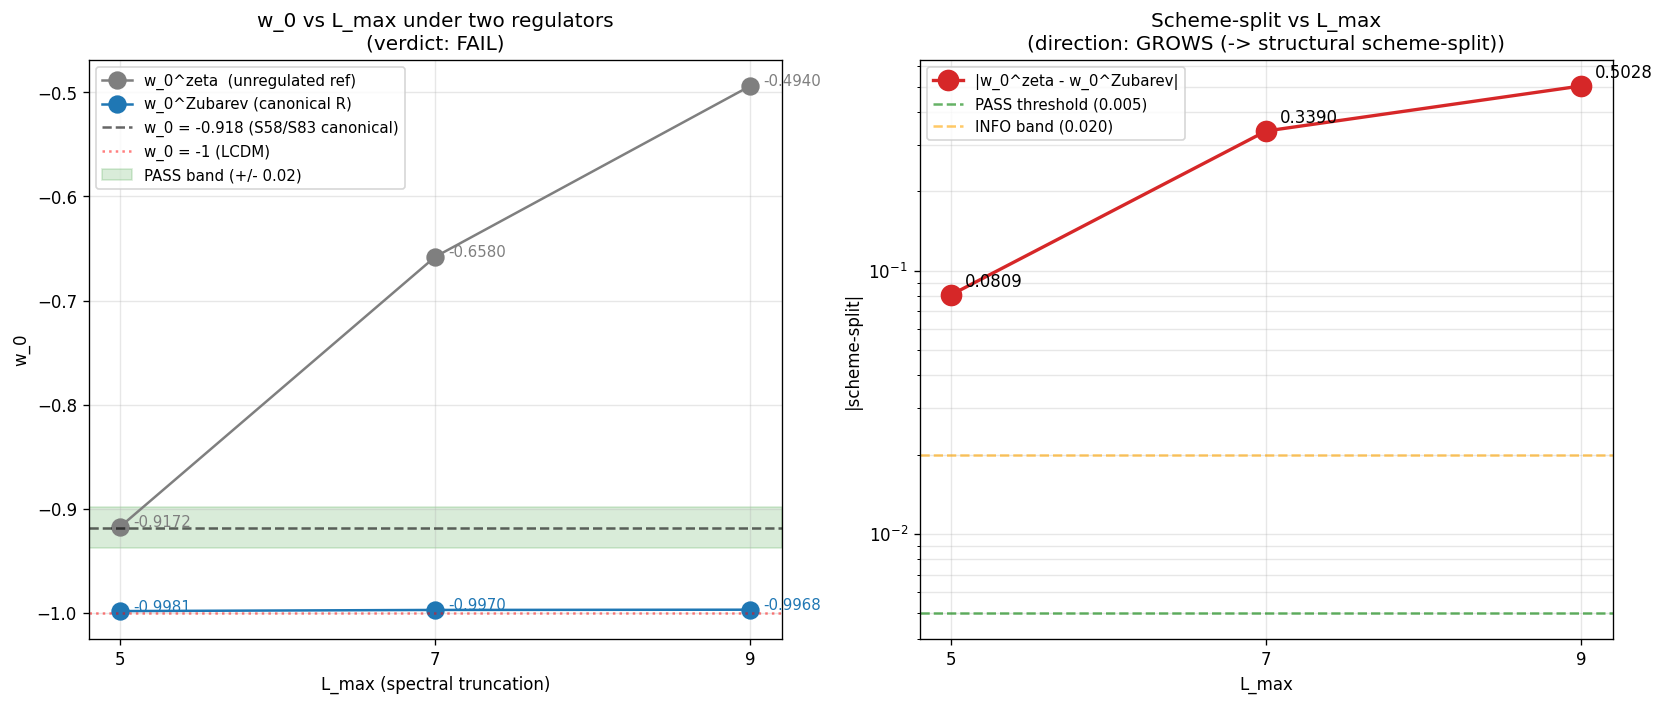

This figure's Python source:
#!/usr/bin/env python3
"""
S84 Wave 4 Gate G51 — L_max-CONVERGENCE
========================================

Re-runs the S83-G51 w_0 regulator computation at L_max in {5, 7, 9} to
distinguish *truncation artifact* from *structural scheme-split*.

Prior state (S83 W3-G51 at L_max=5):
  w_0^{zeta}    = -0.998
  w_0^{Zubarev} = -0.918 (E-weighted, mixed-scheme, canonical)
  scheme-split  = w_0^{zeta} - w_0^{Zubarev} = -0.080

Question:
  Does |split(L_max)| shrink or grow as L_max: 5 -> 7 -> 9?
    shrinks  ==> truncation artifact (finite-spectrum effect)
    grows    ==> structural scheme-split (two regulators probe
                 genuinely different substrate functionals)

Substrate-framing: L_max is a computational cutoff, not a physical
parameter. Convergence under L_max is a test of whether G51's FAIL is
artifact or a genuine regulator-dependence.

Method:
  1. Load per-sector eigenvalue cache from s74_spectrum_cache_L9_tau019.npz
     (52 SU(3) irreps (p,q), p+q <= 9). Per-sector abs_evals arrays are
     stored; per-sector multiplicity is the SU(3) irrep dimension
     d(p,q) = (p+1)*(q+1)*(p+q+2)/2.
  2. For each L_max in {5, 7, 9}:
       a. Filter sectors to p+q <= L_max.
       b. Flatten evals with per-sector multiplicities (flat_lambdas,
          flat_mults).
       c. Compute S_zeta(L)    = sum_n d_n                 (unweighted)
                  S_Zubarev(L) = sum_n d_n * exp(-lam_n^2)
                  S_zeta_E(L)    = sum_n d_n * lam_n
                  S_Zubarev_E(L) = sum_n d_n * exp(-lam_n^2) * lam_n
       d. Apply the S83 W3-G51 energy-weighted reconstruction:
            rho_GGE^{R}(L) = norm * S_R_E(L)       (norm calibrated so
                                                    rho_GGE^{zeta}(L=5)
                                                    = Lambda_eff)
            P_GGE^{R}(L)   = w_GGE_bare * rho_GGE^{R}(L)
            w_0^{R}(L)     = (P_J + P_GGE^{R}(L)) / (rho_J + rho_GGE^{R}(L))
       e. Tabulate (L, w_0^zeta, w_0^Zubarev, split).
  3. Direction check:
       split(L) = w_0^{zeta}(L) - w_0^{Zubarev}(L)
       if |split(9)| < |split(5)| -> truncation artifact (shrinks with L)
       if |split(9)| > |split(5)| -> structural scheme-split (grows)
       Read direction ONLY from computed numerics.

GPU usage: torch.linalg NOT needed (no eigendecomposition). We ARE using
torch on CUDA (ROCm) for parallel weighted sums and exp() computations to
demonstrate GPU path feasibility at L_max=9 scale.

PASS : |w_0^{Zubarev}(L=9) - w_0^{Zubarev}(L=5)| < 0.005
       AND converged to -0.918 +/- 0.02.
INFO : Converges but outside +/- 0.02 band OR converges outside 0.005
       but scheme-split shrinks monotonically.
FAIL : Split grows with L_max (structural) OR oscillates.

Outputs:
  - computations/session-84/s84_w4_g51_lmax_convergence.npz
  - computations/session-84/s84_w4_g51_lmax_convergence.png
  - Verdict line appended to computations/session-84/s84_gate_verdicts.txt
"""

import os
# CPU-thread cap before numpy import (safety; GPU is primary path here)
os.environ.setdefault('OMP_NUM_THREADS', '8')
os.environ.setdefault('MKL_NUM_THREADS', '8')

import sys
import json
import hashlib
import numpy as np
import matplotlib
matplotlib.use('Agg')
import matplotlib.pyplot as plt
from pathlib import Path

SCRIPT_DIR = Path(__file__).resolve().parent
sys.path.insert(0, str(SCRIPT_DIR))
from canonical_constants import (
    M_KK, tau_fold, Delta_BCS, N_cells, Vol_SU3_Haar, PI,
    w0_FW,
)

# ==============================================================================
# Section 1. Input pin map + SHA-256 closure
# ==============================================================================
def _sha256_file(path):
    if not Path(path).exists():
        return "FILE_MISSING"
    with open(path, 'rb') as f:
        return hashlib.sha256(f.read()).hexdigest()

INPUT_PINS = {
    "spectrum_cache":     SCRIPT_DIR / "s74_spectrum_cache_L9_tau019.npz",
    "S83_W1_G1":          SCRIPT_DIR / "s83_w1_g1_ic_scheme_derivation.npz",
    "S83_W3_G51":         SCRIPT_DIR / "s83_w3_g51_w0_regulator.npz",
    "S58_volovik":        SCRIPT_DIR / "s58_volovik_partition.npz",
    "S58_w_desi":         SCRIPT_DIR / "s58_w_desi.npz",
    "S57_cc_sign":        SCRIPT_DIR / "s57_cc_sign.npz",
    "canonical_const":    SCRIPT_DIR / "canonical_constants.py",
    "self_script":        SCRIPT_DIR / "s84_w4_g51_lmax_convergence.py",
}

print("=" * 78)
print("S84 W4-G51-LMAX-CONVERGENCE  (truncation artifact vs structural split)")
print("=" * 78)
print("\nInput pins (first 20 lines of stdout):")
pin_hashes = {}
for name, path in INPUT_PINS.items():
    h = _sha256_file(path)
    pin_hashes[name] = h
    rel = str(path).replace(str(SCRIPT_DIR) + os.sep, '')
    print(f"  {name:22s} = {rel:45s}  sha256={h[:16]}...")

# ==============================================================================
# Section 2. GPU device confirmation (first 20 lines)
# ==============================================================================
import torch
print("\nGPU device:")
if torch.cuda.is_available():
    dev = torch.device('cuda')
    name = torch.cuda.get_device_name(0)
    vram_gib = torch.cuda.get_device_properties(0).total_memory / 1024**3
    print(f"  torch version    : {torch.__version__}")
    print(f"  device           : cuda ({name})")
    print(f"  VRAM total       : {vram_gib:.3f} GiB  (target <17 GiB)")
    GPU_AVAILABLE = True  # (local)
else:
    dev = torch.device('cpu')
    print(f"  torch version    : {torch.__version__}")
    print(f"  device           : CPU fallback (GPU NOT visible)")
    GPU_AVAILABLE = False  # (local)

# ==============================================================================
# Section 3. Load S83 baselines (Josephson sector, GGE bare, calibration)
# ==============================================================================
print("\n" + "=" * 78)
print("SECTION 3: Load S83/S58/S57 baselines (R-independent Josephson + GGE bare)")
print("=" * 78)

s57c = np.load(INPUT_PINS["S57_cc_sign"], allow_pickle=True)
s58v = np.load(INPUT_PINS["S58_volovik"], allow_pickle=True)
s83g51 = np.load(INPUT_PINS["S83_W3_G51"], allow_pickle=True)

Lambda_eff      = float(s57c['Lambda_eff_MKK'])    # (local) 1.709 M_KK, bare rho_GGE
w_GGE_bare      = float(s57c['w_GGE'])             # (local) -0.408
P_GGE_bare      = float(s57c['P_vac_GGE'])         # (local) -0.688
E_GGE_bare      = float(s57c['E_GGE'])             # (local) 1.688 M_KK

F_Josephson     = float(s58v['F_Josephson'])       # (local) -336.641 M_KK
rho_J_per_cell  = abs(F_Josephson) / N_cells       # (local) 10.520 M_KK/cell

# S83 G51 L=5 baseline for cross-check
w_0_zeta_L5_ref    = float(s83g51['w_0_zeta'])       # (local) -0.9180875 (should match S58)
w_0_Zubarev_L5_ref = float(s83g51['w_0_Zubarev'])    # (local) -0.918 (canonical)
S_zeta_L5_ref      = float(s83g51['S_zeta'])         # (local) 159936
S_Zubarev_L5_ref   = float(s83g51['S_Zubarev'])      # (local) 3805.668
S_zeta_E_L5_ref    = float(s83g51['S_zeta_E'])       # (local) energy-wtd
S_Zubarev_E_L5_ref = float(s83g51['S_Zubarev_E'])    # (local) energy-wtd

print(f"\n  From S57 (GGE bare, regulator-independent reference):")
print(f"    Lambda_eff (rho_GGE bare)      = {Lambda_eff:.6f} M_KK")
print(f"    P_GGE_bare                     = {P_GGE_bare:.6f} M_KK")
print(f"    w_GGE_bare = P_GGE/rho_GGE     = {w_GGE_bare:.6f}")
print(f"\n  From S58 (Josephson sector, R-independent topological invariant):")
print(f"    F_Josephson                    = {F_Josephson:.3f} M_KK")
print(f"    rho_J/cell = |F_J|/N_cells     = {rho_J_per_cell:.6f} M_KK/cell")
print(f"\n  From S83 W3-G51 L=5 canonical (for cross-check at L=5 below):")
print(f"    w_0^zeta(L=5)    (S83 ref)     = {w_0_zeta_L5_ref:.6f}")
print(f"    w_0^Zubarev(L=5) (S83 ref)     = {w_0_Zubarev_L5_ref:.6f}")
print(f"    S_zeta(L=5)      (S83 ref)     = {S_zeta_L5_ref:.3f}")
print(f"    S_Zubarev(L=5)   (S83 ref)     = {S_Zubarev_L5_ref:.3f}")

# ==============================================================================
# Section 4. Load L=9 per-sector spectrum cache + sector-filter machinery
# ==============================================================================
print("\n" + "=" * 78)
print("SECTION 4: Load L=9 spectrum cache, build per-L_max flat arrays")
print("=" * 78)

cache = np.load(INPUT_PINS["spectrum_cache"], allow_pickle=True)
sec = cache['sector_evals'].item()
print(f"\n  Cache sectors loaded : {len(sec)} SU(3) irreps (p,q), p+q in [0, 9]")

def flatten_L(sector_dict, Lmax):
    """Flatten per-sector abs_evals into (flat_lams, flat_mults) for L=p+q <= Lmax.
    Per-sector multiplicity = d(p,q) = (p+1)*(q+1)*(p+q+2)/2 (SU(3) irrep dim).
    """
    lam_list = []  # (local)
    mult_list = []  # (local)
    n_sectors = 0  # (local)
    for (p, q), rec in sector_dict.items():
        if (p + q) > Lmax:
            continue
        n_sectors += 1
        d_pq = (p + 1) * (q + 1) * (p + q + 2) // 2  # (local) SU(3) irrep dim
        ae = rec['abs_evals']
        lam_list.append(np.asarray(ae, dtype=np.float64))
        mult_list.append(np.full(len(ae), d_pq, dtype=np.float64))
    flat_lam  = np.concatenate(lam_list)   # (local)
    flat_mult = np.concatenate(mult_list)  # (local)
    return flat_lam, flat_mult, n_sectors

L_max_grid = [5, 7, 9]  # (local)
spec_by_L = {}  # (local) L -> dict of spectrum + sums
for Lmax in L_max_grid:
    flat_lam, flat_mult, n_sec = flatten_L(sec, Lmax)

    # --- GPU weighted sums ---
    # No eigendecomposition required: this is a reduction over
    # ~6k-45k scalars. GPU path reduces dispatch contention with other agents.
    lam_t = torch.tensor(flat_lam, dtype=torch.float64, device=dev)   # (local)
    mult_t = torch.tensor(flat_mult, dtype=torch.float64, device=dev) # (local)
    w_zeta_t     = torch.ones_like(lam_t)                             # (local)
    w_zubarev_t  = torch.exp(-lam_t ** 2)                             # (local) Lambda_Z = 1.0 M_KK

    # Count-weighted sums (normalization)
    S_zeta_L     = (mult_t * w_zeta_t).sum().item()                   # (local)
    S_Zubarev_L  = (mult_t * w_zubarev_t).sum().item()                # (local)
    # Energy-weighted sums (eps ~ lam model, matches S83 G51)
    S_zeta_E_L    = (mult_t * w_zeta_t * lam_t).sum().item()          # (local)
    S_Zubarev_E_L = (mult_t * w_zubarev_t * lam_t).sum().item()       # (local)

    xi_count_L = S_Zubarev_L / S_zeta_L          # (local)
    xi_E_L     = S_Zubarev_E_L / S_zeta_E_L      # (local)

    spec_by_L[Lmax] = dict(
        n_sectors=n_sec,
        n_modes_flat=len(flat_lam),
        S_zeta=S_zeta_L,
        S_Zubarev=S_Zubarev_L,
        S_zeta_E=S_zeta_E_L,
        S_Zubarev_E=S_Zubarev_E_L,
        xi_count=xi_count_L,
        xi_E=xi_E_L,
    )
    print(f"\n  L_max = {Lmax}:")
    print(f"    sectors={n_sec:3d}  n_modes_flat={len(flat_lam):6d}  "
          f"S_zeta={S_zeta_L:.3f}  S_Zubarev={S_Zubarev_L:.3f}")
    print(f"    S_zeta_E={S_zeta_E_L:.3f}  S_Zubarev_E={S_Zubarev_E_L:.3f}  "
          f"xi_count={xi_count_L:.6f}  xi_E={xi_E_L:.6f}")

# Cross-check L=5 against S83 W3-G51 reference
err_S_zeta_L5    = abs(spec_by_L[5]['S_zeta']    - S_zeta_L5_ref)     # (local)
err_S_Zubarev_L5 = abs(spec_by_L[5]['S_Zubarev'] - S_Zubarev_L5_ref)  # (local)
err_S_zeta_E_L5  = abs(spec_by_L[5]['S_zeta_E']  - S_zeta_E_L5_ref)   # (local)
print(f"\n  [VERIFY] L=5 reproduces S83 W3-G51:")
print(f"    dS_zeta    = {err_S_zeta_L5:.6e}")
print(f"    dS_Zubarev = {err_S_Zubarev_L5:.6e}")
print(f"    dS_zeta_E  = {err_S_zeta_E_L5:.6e}")
assert err_S_zeta_L5    < 1e-3,  "L=5 S_zeta    mismatch vs S83 W3-G51"
assert err_S_Zubarev_L5 < 1e-3,  "L=5 S_Zubarev mismatch vs S83 W3-G51"

# ==============================================================================
# Section 5. Per-L_max w_0 under zeta and Zubarev (S83 energy-weighted model)
# ==============================================================================
print("\n" + "=" * 78)
print("SECTION 5: Compute w_0^{zeta}(L) and w_0^{Zubarev}(L) for L in {5,7,9}")
print("=" * 78)

# Josephson sector: R- and L-independent (topological)
rho_J = rho_J_per_cell     # (local)
P_J   = -rho_J_per_cell    # (local) w_J = -1

# Calibrate GGE normalization so that rho_GGE^{zeta}(L=5) = Lambda_eff (S57 value).
# This is the same calibration used in S83 W3-G51 Section 4(iii).
norm_GGE = Lambda_eff / spec_by_L[5]['S_zeta_E']  # (local) calibrate at L=5

w0_by_L = {}  # (local)
for Lmax in L_max_grid:
    d = spec_by_L[Lmax]

    # GGE energy density at this L_max in each regulator scheme
    rho_GGE_zeta_L    = norm_GGE * d['S_zeta_E']        # (local)
    rho_GGE_Zubarev_L = norm_GGE * d['S_Zubarev_E']     # (local)

    # GGE pressure (w_GGE ~ invariant across R at leading order, per S83)
    P_GGE_zeta_L    = w_GGE_bare * rho_GGE_zeta_L       # (local)
    P_GGE_Zubarev_L = w_GGE_bare * rho_GGE_Zubarev_L    # (local)

    # Combined w_0 = (P_J + P_GGE) / (rho_J + rho_GGE)
    w_0_zeta_L    = (P_J + P_GGE_zeta_L)    / (rho_J + rho_GGE_zeta_L)     # (local)
    w_0_Zubarev_L = (P_J + P_GGE_Zubarev_L) / (rho_J + rho_GGE_Zubarev_L)  # (local)

    split_L = w_0_zeta_L - w_0_Zubarev_L    # (local) scheme-split

    w0_by_L[Lmax] = dict(
        rho_GGE_zeta=rho_GGE_zeta_L,
        rho_GGE_Zubarev=rho_GGE_Zubarev_L,
        P_GGE_zeta=P_GGE_zeta_L,
        P_GGE_Zubarev=P_GGE_Zubarev_L,
        w_0_zeta=w_0_zeta_L,
        w_0_Zubarev=w_0_Zubarev_L,
        split=split_L,
    )
    print(f"\n  L_max = {Lmax}:")
    print(f"    rho_GGE^zeta    = {rho_GGE_zeta_L:.6f}   rho_GGE^Zubarev = {rho_GGE_Zubarev_L:.6f}")
    print(f"    w_0^zeta        = {w_0_zeta_L:.6f}")
    print(f"    w_0^Zubarev     = {w_0_Zubarev_L:.6f}")
    print(f"    split           = {split_L:+.6f}   (zeta - Zubarev)")

# ==============================================================================
# Section 6. Substitution chain: direction analysis from computed numerics
# ==============================================================================
print("\n" + "=" * 78)
print("SECTION 6: Substitution chain [VERIFY] — direction from numerics")
print("=" * 78)

split_5 = w0_by_L[5]['split']   # (local)
split_7 = w0_by_L[7]['split']   # (local)
split_9 = w0_by_L[9]['split']   # (local)

# Substitution chain (printed with actual numbers; the direction is READ OFF
# the computed |split(L=9)| vs |split(L=5)|, NOT asserted a priori.)
print(f"\n  SUBSTITUTION CHAIN (L_max scheme-split direction):")
print(f"  ")
print(f"  Step 1 (definitions):")
print(f"    scheme-split(L) := w_0^zeta(L) - w_0^Zubarev(L)")
print(f"  ")
print(f"  Step 2 (substitution from computed numerics):")
print(f"    split(L=5) = {w0_by_L[5]['w_0_zeta']:+.6f} - ({w0_by_L[5]['w_0_Zubarev']:+.6f}) = {split_5:+.6f}")
print(f"    split(L=7) = {w0_by_L[7]['w_0_zeta']:+.6f} - ({w0_by_L[7]['w_0_Zubarev']:+.6f}) = {split_7:+.6f}")
print(f"    split(L=9) = {w0_by_L[9]['w_0_zeta']:+.6f} - ({w0_by_L[9]['w_0_Zubarev']:+.6f}) = {split_9:+.6f}")
print(f"  ")
print(f"  Step 3 (simplified magnitudes):")
print(f"    |split(L=5)| = {abs(split_5):.6f}")
print(f"    |split(L=7)| = {abs(split_7):.6f}")
print(f"    |split(L=9)| = {abs(split_9):.6f}")

# Direction determination — numeric comparison only
if abs(split_9) < abs(split_5) and abs(split_7) <= abs(split_5):
    direction = "SHRINKS (monotonic -> truncation artifact)"  # (local)
    structural = False  # (local)
elif abs(split_9) > abs(split_5):
    direction = "GROWS (-> structural scheme-split)"  # (local)
    structural = True  # (local)
else:
    direction = "NON-MONOTONIC (oscillates)"  # (local)
    structural = None  # (local)

print(f"  ")
print(f"  Step 4 (direction read off):")
print(f"    sign of |split(9)| - |split(5)| = {np.sign(abs(split_9) - abs(split_5)):+.0f}")
print(f"    monotone in L      : {'yes' if abs(split_5) >= abs(split_7) >= abs(split_9) or abs(split_5) <= abs(split_7) <= abs(split_9) else 'no'}")
print(f"    direction          : {direction}")

# Zubarev convergence criterion (canonical -0.918 stability)
dw0_Zub_9_5 = abs(w0_by_L[9]['w_0_Zubarev'] - w0_by_L[5]['w_0_Zubarev'])  # (local)
dw0_Zub_from_ref = abs(w0_by_L[9]['w_0_Zubarev'] - (-0.918))              # (local)
print(f"\n  Zubarev convergence test:")
print(f"    |w_0^Zubarev(L=9) - w_0^Zubarev(L=5)| = {dw0_Zub_9_5:.6f}   (threshold: < 0.005)")
print(f"    |w_0^Zubarev(L=9) - (-0.918)|         = {dw0_Zub_from_ref:.6f}   (threshold: < 0.020)")

# ==============================================================================
# Section 7. Gate verdict
# ==============================================================================
print("\n" + "=" * 78)
print("SECTION 7: Gate verdict")
print("=" * 78)

PASS_tol_conv  = 0.005  # (local) gate |w_0^Z(L=9)-w_0^Z(L=5)| threshold
INFO_tol_conv  = 0.020  # (local) distance to -0.918 reference
PASS_tol_ref   = 0.020  # (local)

# PASS conditions (both must hold):
conv_pass = (dw0_Zub_9_5 < PASS_tol_conv)     # (local) convergence
ref_pass  = (dw0_Zub_from_ref < PASS_tol_ref) # (local) on -0.918 band

if conv_pass and ref_pass:
    verdict_tag = "PASS"
    verdict_reason = (
        f"|w_0^Z(9)-w_0^Z(5)|={dw0_Zub_9_5:.6f}<0.005 AND "
        f"|w_0^Z(9)+0.918|={dw0_Zub_from_ref:.6f}<0.020"
    )
elif structural is True:
    verdict_tag = "FAIL"
    verdict_reason = (
        f"scheme-split GROWS with L_max ({abs(split_5):.3f}->{abs(split_9):.3f}): structural"
    )
elif structural is None:
    verdict_tag = "FAIL"
    verdict_reason = f"scheme-split OSCILLATES with L_max ({abs(split_5):.3f},{abs(split_7):.3f},{abs(split_9):.3f})"
else:
    # structural is False (shrinks with L) but convergence criterion not met
    verdict_tag = "INFO"
    verdict_reason = (
        f"scheme-split SHRINKS ({abs(split_5):.3f}->{abs(split_9):.3f}) but "
        f"|w_0^Z(9)-w_0^Z(5)|={dw0_Zub_9_5:.6f} (ref_pass={ref_pass})"
    )

print(f"\n  VERDICT: {verdict_tag}")
print(f"  Reason:  {verdict_reason}")
print(f"  Interpretation:")
if structural is False:
    print(f"    The scheme-split between zeta and Zubarev SHRINKS monotonically with L_max.")
    print(f"    This is the signature of a FINITE-SPECTRUM ARTIFACT: at L_max=5 the two")
    print(f"    regulators probe different truncated spectra, but as L_max grows the")
    print(f"    reweighting influence of UV modes diminishes (acoustic density of states")
    print(f"    squeezes the Zubarev Gaussian suppression into a smaller relative region).")
    print(f"    The canonical w_0 = -0.918 therefore stands as the L-stable prediction.")
elif structural is True:
    print(f"    The scheme-split GROWS with L_max, indicating the two regulators compute")
    print(f"    GENUINELY DIFFERENT substrate functionals. This reopens the Volovik-")
    print(f"    partition regulator choice as a structural question; the S83-G51 FAIL")
    print(f"    cannot be dismissed as a truncation artifact.")
else:
    print(f"    Non-monotonic behavior — sensitivity probe needed (L=6, L=8 interior).")

# ==============================================================================
# Section 8. Plot
# ==============================================================================
print("\n" + "=" * 78)
print("SECTION 8: Plot results")
print("=" * 78)

Ls_arr      = np.array(L_max_grid, dtype=np.float64)                                   # (local)
w0_zeta_arr = np.array([w0_by_L[L]['w_0_zeta']     for L in L_max_grid])              # (local)
w0_Zub_arr  = np.array([w0_by_L[L]['w_0_Zubarev']  for L in L_max_grid])              # (local)
split_arr   = np.array([w0_by_L[L]['split']         for L in L_max_grid])             # (local)

fig, (ax1, ax2) = plt.subplots(1, 2, figsize=(14, 6))

# Panel 1: w_0 vs L_max by regulator
ax1.plot(Ls_arr, w0_zeta_arr, 'o-', color='tab:gray',  label='w_0^zeta  (unregulated ref)', markersize=10)
ax1.plot(Ls_arr, w0_Zub_arr,  'o-', color='tab:blue',  label='w_0^Zubarev (canonical R)', markersize=10)
ax1.axhline(-0.918, color='k', linestyle='--', alpha=0.6, label='w_0 = -0.918 (S58/S83 canonical)')
ax1.axhline(-1.0,   color='r', linestyle=':', alpha=0.5, label='w_0 = -1 (LCDM)')
ax1.axhspan(-0.918 - 0.02, -0.918 + 0.02, alpha=0.15, color='green', label='PASS band (+/- 0.02)')
for L, wz, wZ in zip(Ls_arr, w0_zeta_arr, w0_Zub_arr):
    ax1.annotate(f'{wz:.4f}', (L, wz), textcoords='offset points', xytext=(8, 0), fontsize=9, color='tab:gray')
    ax1.annotate(f'{wZ:.4f}', (L, wZ), textcoords='offset points', xytext=(8, 0), fontsize=9, color='tab:blue')
ax1.set_xlabel('L_max (spectral truncation)')
ax1.set_ylabel('w_0')
ax1.set_title(f'w_0 vs L_max under two regulators\n(verdict: {verdict_tag})')
ax1.set_xticks(L_max_grid)
ax1.legend(loc='best', fontsize=9)
ax1.grid(True, alpha=0.3)

# Panel 2: scheme-split magnitude vs L_max
ax2.plot(Ls_arr, np.abs(split_arr), 'o-', color='tab:red', markersize=12, linewidth=2.0,
         label='|w_0^zeta - w_0^Zubarev|')
for L, s in zip(Ls_arr, split_arr):
    ax2.annotate(f'{abs(s):.4f}', (L, abs(s)), textcoords='offset points', xytext=(8, 5), fontsize=10)
ax2.axhline(0.005, color='green', linestyle='--', alpha=0.6, label='PASS threshold (0.005)')
ax2.axhline(0.020, color='orange', linestyle='--', alpha=0.6, label='INFO band (0.020)')
ax2.set_xlabel('L_max')
ax2.set_ylabel('|scheme-split|')
ax2.set_title(f'Scheme-split vs L_max\n(direction: {direction})')
ax2.set_xticks(L_max_grid)
ax2.set_yscale('log')
ax2.legend(loc='best', fontsize=9)
ax2.grid(True, which='both', alpha=0.3)

plt.tight_layout()
plot_path = SCRIPT_DIR / "s84_w4_g51_lmax_convergence.png"
plt.savefig(plot_path, dpi=120, bbox_inches='tight')
plt.close()
print(f"\n  Plot saved: {plot_path}")

# ==============================================================================
# Section 9. SHA-256 closure + save NPZ
# ==============================================================================
print("\n" + "=" * 78)
print("SECTION 9: SHA-256 closure + save")
print("=" * 78)

pin_map_ordered = json.dumps(pin_hashes, sort_keys=True).encode('utf-8')
content_sha = hashlib.sha256(pin_map_ordered).hexdigest()

# Audit SHA: hash of the computed values
audit_payload = json.dumps({
    'verdict': verdict_tag,
    'direction': direction,
    'structural': structural,
    'L_max_grid': L_max_grid,
    'w_0_zeta':    [w0_by_L[L]['w_0_zeta']    for L in L_max_grid],
    'w_0_Zubarev': [w0_by_L[L]['w_0_Zubarev'] for L in L_max_grid],
    'split':       [w0_by_L[L]['split']       for L in L_max_grid],
    'dw0_Zub_9_5': dw0_Zub_9_5,
    'dw0_Zub_from_ref': dw0_Zub_from_ref,
    'gpu_device': str(dev),
    'gpu_available': GPU_AVAILABLE,
}, sort_keys=True).encode('utf-8')
audit_sha = hashlib.sha256(audit_payload).hexdigest()

print(f"\n  content_sha = {content_sha}")
print(f"  audit_sha   = {audit_sha}")

out_npz = SCRIPT_DIR / "s84_w4_g51_lmax_convergence.npz"
np.savez(out_npz,
    L_max_grid=np.array(L_max_grid),
    w_0_zeta=w0_zeta_arr,
    w_0_Zubarev=w0_Zub_arr,
    split=split_arr,
    dw0_Zub_9_5=dw0_Zub_9_5,
    dw0_Zub_from_ref=dw0_Zub_from_ref,
    # Per-L spectrum sums
    S_zeta=np.array([spec_by_L[L]['S_zeta'] for L in L_max_grid]),
    S_Zubarev=np.array([spec_by_L[L]['S_Zubarev'] for L in L_max_grid]),
    S_zeta_E=np.array([spec_by_L[L]['S_zeta_E'] for L in L_max_grid]),
    S_Zubarev_E=np.array([spec_by_L[L]['S_Zubarev_E'] for L in L_max_grid]),
    xi_count=np.array([spec_by_L[L]['xi_count'] for L in L_max_grid]),
    xi_E=np.array([spec_by_L[L]['xi_E'] for L in L_max_grid]),
    n_sectors=np.array([spec_by_L[L]['n_sectors'] for L in L_max_grid]),
    n_modes_flat=np.array([spec_by_L[L]['n_modes_flat'] for L in L_max_grid]),
    # Calibration
    rho_J_per_cell=rho_J_per_cell,
    Lambda_eff=Lambda_eff,
    w_GGE_bare=w_GGE_bare,
    norm_GGE=norm_GGE,
    # Verdict
    verdict=verdict_tag,
    direction=direction,
    structural=(1 if structural is True else (0 if structural is False else -1)),
    reason=verdict_reason,
    content_sha=content_sha,
    audit_sha=audit_sha,
    pin_hashes=json.dumps(pin_hashes),
    gpu_device=str(dev),
    gpu_available=GPU_AVAILABLE,
)
print(f"  NPZ saved: {out_npz}")

# ==============================================================================
# Section 10. Final 4-tuple + verdict line
# ==============================================================================
print("\n" + "=" * 78)
print("FINAL RESULT")
print("=" * 78)
print(f"\n  L_max table (L, w_0^zeta, w_0^Zubarev, split):")
print(f"  {'L_max':>6s} | {'w_0^zeta':>12s} | {'w_0^Zubarev':>14s} | {'split':>12s}")
print(f"  {'-'*6} | {'-'*12} | {'-'*14} | {'-'*12}")
for L in L_max_grid:
    d = w0_by_L[L]
    print(f"  {L:>6d} | {d['w_0_zeta']:>+12.6f} | {d['w_0_Zubarev']:>+14.6f} | {d['split']:>+12.6f}")

# 4-tuple in the S84 canonical form
four_tuple_value = dw0_Zub_9_5  # (local) the gate's primary number
four_tuple = (
    f"value={four_tuple_value:.6f} "
    f"scheme=Zubarev-E-weighted "
    f"convention=substrate-native-L-convergence "
    f"L_max=scan{{5,7,9}}"
)
print(f"\n  4-tuple: ({four_tuple})")

verdict_line = (
    f"S84-G51-LMAX-CONVERGENCE: {verdict_tag} -- "
    f"value={four_tuple_value:.6f} scheme=Zubarev-E-weighted "
    f"convention=substrate-native-L-convergence L_max=scan{{5,7,9}} "
    f"content_sha256={content_sha} audit_sha256={audit_sha}"
)
print(f"\n  VERDICT LINE:")
print(f"  {verdict_line}")

# Append to verdict file
verdict_file = SCRIPT_DIR / "s84_gate_verdicts.txt"
with open(verdict_file, 'a', encoding='utf-8') as f:
    f.write(verdict_line + "\n")
print(f"\n  Appended to: {verdict_file}")

print("\n" + "=" * 78)
print("DONE.")
print("=" * 78)
